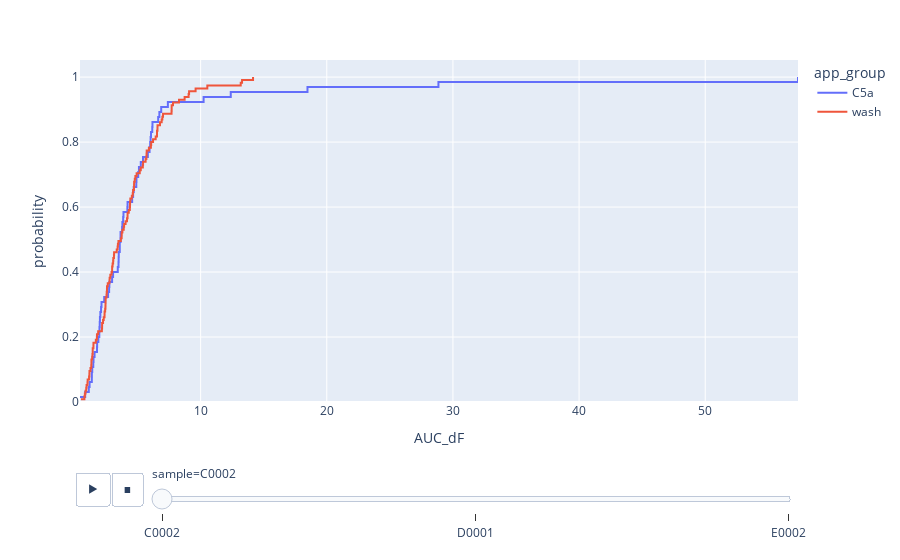
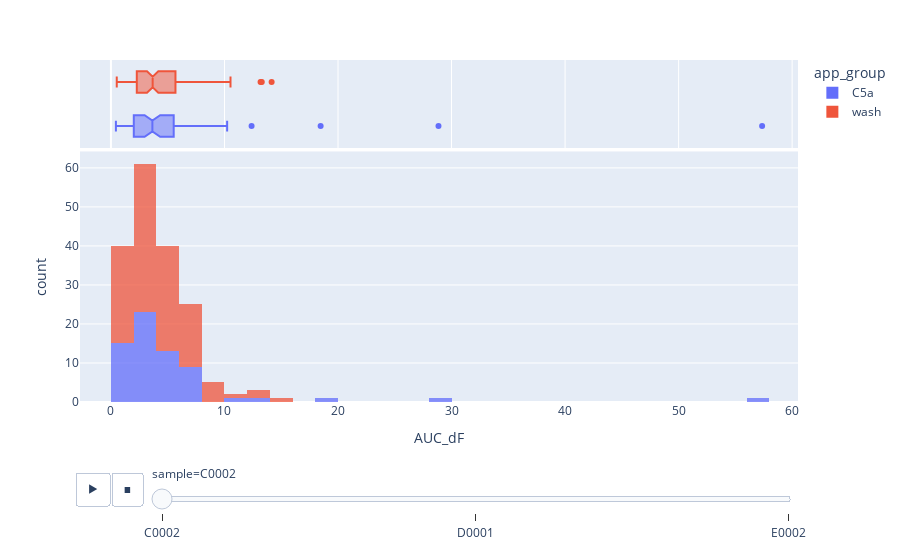

Notebook source saved alongside these figures, in order:
### Code cell
# https://towardsdatascience.com/comparing-sample-distributions-with-the-kolmogorov-smirnov-ks-test-a2292ad6fee5
fig = px.ecdf(no_ctrl_df,
              x=stat_param,
              color='app_group',
              animation_frame='sample')
fig.show()

fig = px.histogram(no_ctrl_df,
              x=stat_param,
              color='app_group',
              animation_frame='sample',
              marginal='box',
              opacity=0.75)
fig.show()

### Figure 1 — Plotly figure (JSON) as saved in the notebook; plotly's stock layout.template omitted (floating-point values rounded to 4 significant figures)
{"data": [{"hovertemplate": "app_group=C5a<br>sample=C0002<br>AUC_dF=%{x}<br>probability=%{y}<extra></extra>", "legendgroup": "C5a", "line": {"dash": "solid", "shape": "hv"}, "marker": {"color": "#636efa", "symbol": "circle"}, "mode": "lines", "name": "C5a", "orientation": "v", "showlegend": true, "type": "scatter", "x": [0.4374, 0.8492, 1.135, 1.197, 1.373, 1.377, 1.407, 1.489, 1.509, 1.59, 1.785, 1.794, 1.892, 1.967, 1.981, 2.001, 2.017, 2.051, 2.107, 2.143, 2.356, 2.665, 2.745, 2.764, 2.982, 3.06, 3.431, 3.49, 3.501, 3.51, 3.589, 3.589, 3.651, 3.652, 3.773, 3.796, 3.859, 3.884, 4.193, 4.208, 4.57, 4.648, 4.698, 4.9, 4.912, 5.051, 5.111, 5.257, 5.432, 5.816, 5.952, 6.0, 6.035, 6.067, 6.166, 6.182, 6.635, 6.729, 6.875, 7.403, 10.23, 12.39, 18.47, 28.85, 57.35], "xaxis": "x", "y": [0.01538, 0.03077, 0.04615, 0.06154, 0.07692, 0.09231, 0.1077, 0.1231, 0.1385, 0.1538, 0.1692, 0.1846, 0.2, 0.2154, 0.2308, 0.2462, 0.2615, 0.2769, 0.2923, 0.3077, 0.3231, 0.3385, 0.3538, 0.3692, 0.3846, 0.4, 0.4154, 0.4308, 0.4462, 0.4615, 0.4769, 0.4923, 0.5077, 0.5231, 0.5385, 0.5538, 0.5692, 0.5846, 0.6, 0.6154, 0.6308, 0.6462, 0.6615, 0.6769, 0.6923, 0.7077, 0.7231, 0.7385, 0.7538, 0.7692, 0.7846, 0.8, 0.8154, 0.8308, 0.8462, 0.8615, 0.8769, 0.8923, 0.9077, 0.9231, 0.9385, 0.9538, 0.9692, 0.9846, 1], "yaxis": "y"}, {"hovertemplate": "app_group=wash<br>sample=C0002<br>AUC_dF=%{x}<br>probability=%{y}<extra></extra>", "legendgroup": "wash", "line": {"dash": "solid", "shape": "hv"}, "marker": {"color": "#EF553B", "symbol": "circle"}, "mode": "lines", "name": "wash", "orientation": "v", "showlegend": true, "type": "scatter", "x": [0.5128, 0.7868, 0.8226, 0.8726, 0.9325, 0.9589, 1.03, 1.042, 1.155, 1.182, 1.188, 1.268, 1.33, 1.343, 1.344, 1.4, 1.423, 1.444, 1.445, 1.502, 1.505, 1.691, 1.776, 1.782, 1.878, 2.17, 2.189, 2.192, 2.264, 2.317, 2.381, 2.386, 2.431, 2.456, 2.459, 2.467, 2.472, 2.539, 2.554, 2.576, 2.578, 2.637, 2.772, 2.785, 2.843, 2.936, 2.983, 2.985, 3.021, 3.064, 3.078, 3.13, 3.139, 3.348, 3.419, 3.443, 3.485, 3.675, 3.739, 3.745, 3.797, 3.905, 3.935, 4.052, 4.164, 4.206, 4.208, 4.305, 4.388, 4.399, 4.407, 4.428, 4.546, 4.619, 4.645, 4.713, 4.723, 4.727, 4.779, 4.827, 4.925, 5.174, 5.256, 5.418, 5.437, 5.637, 5.7, 5.713, 5.723, 5.899, 6.057, 6.08, 6.228, 6.436, 6.539, 6.543, 6.578, 6.582, 6.78, 6.911, 6.967, 7.02, 7.694, 7.703, 7.704, 7.811, 8.284, 8.731, 9.047, 9.084, 9.6, 10.53, 13.18, 13.28, 14.15], "xaxis": "x", "y": [0.008696, 0.01739, 0.02609, 0.03478, 0.04348, 0.05217, 0.06087, 0.06957, 0.07826, 0.08696, 0.09565, 0.1043, 0.113, 0.1217, 0.1304, 0.1391, 0.1478, 0.1565, 0.1652, 0.1739, 0.1826, 0.1913, 0.2, 0.2087, 0.2174, 0.2261, 0.2348, 0.2435, 0.2522, 0.2609, 0.2696, 0.2783, 0.287, 0.2957, 0.3043, 0.313, 0.3217, 0.3304, 0.3391, 0.3478, 0.3565, 0.3652, 0.3739, 0.3826, 0.3913, 0.4, 0.4087, 0.4174, 0.4261, 0.4348, 0.4435, 0.4522, 0.4609, 0.4696, 0.4783, 0.487, 0.4957, 0.5043, 0.513, 0.5217, 0.5304, 0.5391, 0.5478, 0.5565, 0.5652, 0.5739, 0.5826, 0.5913, 0.6, 0.6087, 0.6174, 0.6261, 0.6348, 0.6435, 0.6522, 0.6609, 0.6696, 0.6783, 0.687, 0.6957, 0.7043, 0.713, 0.7217, 0.7304, 0.7391, 0.7478, 0.7565, 0.7652, 0.7739, 0.7826, 0.7913, 0.8, 0.8087, 0.8174, 0.8261, 0.8348, 0.8435, 0.8522, 0.8609, 0.8696, 0.8783, 0.887, 0.8957, 0.9043, 0.913, 0.9217, 0.9304, 0.9391, 0.9478, 0.9565, 0.9652, 0.9739, 0.9826, 0.9913, 1], "yaxis": "y"}], "layout": {"legend": {"title": {"text": "app_group"}, "tracegroupgap": 0}, "margin": {"t": 60}, "sliders": [{"active": 0, "currentvalue": {"prefix": "sample="}, "len": 0.9, "pad": {"b": 10, "t": 60}, "steps": [{"args": [["C0002"], {"frame": {"duration": 0, "redraw": false}, "fromcurrent": true, "mode": "immediate", "transition": {"duration": 0, "easing": "linear"}}], "label": "C0002", "method": "animate"}, {"args": [["D0001"], {"frame": {"duration": 0, "redraw": false}, "fromcurrent": true, "mode": "immediate", "transition": {"duration": 0, "easing": "linear"}}], "label": "D0001", "method": "animate"}, {"args": [["E0002"], {"frame": {"duration": 0, "redraw": false}, "fromcurrent": true, "mode": "immediate", "transition": {"duration": 0, "easing": "linear"}}], "label": "E0002", "method": "animate"}], "x": 0.1, "xanchor": "left", "y": 0, "yanchor": "top"}], "updatemenus": [{"buttons": [{"args": [null, {"frame": {"duration": 500, "redraw": false}, "fromcurrent": true, "mode": "immediate", "transition": {"duration": 500, "easing": "linear"}}], "label": "&#9654;", "method": "animate"}, {"args": [[null], {"frame": {"duration": 0, "redraw": false}, "fromcurrent": true, "mode": "immediate", "transition": {"duration": 0, "easing": "linear"}}], "label": "&#9724;", "method": "animate"}], "direction": "left", "pad": {"r": 10, "t": 70}, "showactive": false, "type": "buttons", "x": 0.1, "xanchor": "right", "y": 0, "yanchor": "top"}], "xaxis": {"anchor": "y", "domain": [0, 1], "title": {"text": "AUC_dF"}}, "yaxis": {"anchor": "x", "domain": [0, 1], "rangemode": "tozero", "title": {"text": "probability"}}}}

### Figure 2 — Plotly figure (JSON) as saved in the notebook; plotly's stock layout.template omitted (floating-point values rounded to 4 significant figures)
{"data": [{"alignmentgroup": "True", "bingroup": "x", "hovertemplate": "app_group=C5a<br>sample=C0002<br>AUC_dF=%{x}<br>count=%{y}<extra></extra>", "legendgroup": "C5a", "marker": {"color": "#636efa", "opacity": 0.75, "pattern": {"shape": ""}}, "name": "C5a", "offsetgroup": "C5a", "orientation": "v", "showlegend": true, "type": "histogram", "x": [3.884, 4.208, 4.912, 5.111, 1.967, 3.651, 2.764, 3.49, 6.729, 2.051, 3.773, 6.067, 28.85, 2.143, 2.001, 1.373, 1.785, 3.431, 1.197, 1.794, 1.509, 1.981, 5.257, 3.501, 2.017, 4.648, 1.377, 5.051, 1.489, 2.982, 1.892, 3.589, 3.589, 3.652, 4.698, 3.51, 3.06, 4.193, 6.182, 6.875, 6.635, 5.952, 6.0, 12.39, 7.403, 2.107, 0.8492, 6.035, 2.356, 1.135, 0.4374, 2.745, 6.166, 1.59, 5.432, 4.9, 5.816, 4.57, 3.796, 3.859, 2.665, 1.407, 18.47, 10.23, 57.35], "xaxis": "x", "yaxis": "y"}, {"alignmentgroup": "True", "hovertemplate": "app_group=C5a<br>sample=C0002<br>AUC_dF=%{x}<extra></extra>", "legendgroup": "C5a", "marker": {"color": "#636efa"}, "name": "C5a", "notched": true, "offsetgroup": "C5a", "showlegend": false, "type": "box", "x": [3.884, 4.208, 4.912, 5.111, 1.967, 3.651, 2.764, 3.49, 6.729, 2.051, 3.773, 6.067, 28.85, 2.143, 2.001, 1.373, 1.785, 3.431, 1.197, 1.794, 1.509, 1.981, 5.257, 3.501, 2.017, 4.648, 1.377, 5.051, 1.489, 2.982, 1.892, 3.589, 3.589, 3.652, 4.698, 3.51, 3.06, 4.193, 6.182, 6.875, 6.635, 5.952, 6.0, 12.39, 7.403, 2.107, 0.8492, 6.035, 2.356, 1.135, 0.4374, 2.745, 6.166, 1.59, 5.432, 4.9, 5.816, 4.57, 3.796, 3.859, 2.665, 1.407, 18.47, 10.23, 57.35], "xaxis": "x2", "yaxis": "y2"}, {"alignmentgroup": "True", "bingroup": "x", "hovertemplate": "app_group=wash<br>sample=C0002<br>AUC_dF=%{x}<br>count=%{y}<extra></extra>", "legendgroup": "wash", "marker": {"color": "#EF553B", "opacity": 0.75, "pattern": {"shape": ""}}, "name": "wash", "offsetgroup": "wash", "orientation": "v", "showlegend": true, "type": "histogram", "x": [1.423, 4.164, 3.443, 3.905, 2.936, 2.785, 6.539, 4.645, 8.284, 3.935, 3.675, 1.182, 7.02, 1.188, 2.467, 5.899, 2.772, 2.431, 3.139, 1.343, 2.576, 2.456, 1.03, 2.189, 2.386, 2.192, 1.782, 3.485, 1.878, 1.268, 1.691, 3.419, 4.827, 0.9325, 4.206, 2.843, 1.344, 6.057, 1.444, 3.13, 1.776, 7.811, 2.578, 3.797, 2.459, 4.407, 2.381, 6.543, 4.727, 1.445, 2.264, 3.348, 4.052, 5.174, 4.925, 2.317, 8.731, 4.723, 9.084, 4.388, 1.4, 1.155, 2.17, 6.08, 6.228, 5.256, 5.418, 2.985, 7.703, 13.18, 14.15, 6.911, 4.713, 6.78, 13.28, 6.967, 6.436, 9.6, 5.7, 4.779, 2.983, 3.064, 3.021, 7.694, 0.9589, 4.305, 1.33, 4.546, 0.8226, 5.723, 4.619, 4.208, 4.428, 0.8726, 6.582, 5.713, 1.042, 2.554, 4.399, 3.745, 2.539, 7.704, 3.739, 5.437, 5.637, 3.078, 6.578, 2.472, 1.505, 10.53, 2.637, 1.502, 9.047, 0.7868, 0.5128], "xaxis": "x", "yaxis": "y"}, {"alignmentgroup": "True", "hovertemplate": "app_group=wash<br>sample=C0002<br>AUC_dF=%{x}<extra></extra>", "legendgroup": "wash", "marker": {"color": "#EF553B"}, "name": "wash", "notched": true, "offsetgroup": "wash", "showlegend": false, "type": "box", "x": [1.423, 4.164, 3.443, 3.905, 2.936, 2.785, 6.539, 4.645, 8.284, 3.935, 3.675, 1.182, 7.02, 1.188, 2.467, 5.899, 2.772, 2.431, 3.139, 1.343, 2.576, 2.456, 1.03, 2.189, 2.386, 2.192, 1.782, 3.485, 1.878, 1.268, 1.691, 3.419, 4.827, 0.9325, 4.206, 2.843, 1.344, 6.057, 1.444, 3.13, 1.776, 7.811, 2.578, 3.797, 2.459, 4.407, 2.381, 6.543, 4.727, 1.445, 2.264, 3.348, 4.052, 5.174, 4.925, 2.317, 8.731, 4.723, 9.084, 4.388, 1.4, 1.155, 2.17, 6.08, 6.228, 5.256, 5.418, 2.985, 7.703, 13.18, 14.15, 6.911, 4.713, 6.78, 13.28, 6.967, 6.436, 9.6, 5.7, 4.779, 2.983, 3.064, 3.021, 7.694, 0.9589, 4.305, 1.33, 4.546, 0.8226, 5.723, 4.619, 4.208, 4.428, 0.8726, 6.582, 5.713, 1.042, 2.554, 4.399, 3.745, 2.539, 7.704, 3.739, 5.437, 5.637, 3.078, 6.578, 2.472, 1.505, 10.53, 2.637, 1.502, 9.047, 0.7868, 0.5128], "xaxis": "x2", "yaxis": "y2"}], "layout": {"barmode": "relative", "legend": {"title": {"text": "app_group"}, "tracegroupgap": 0}, "margin": {"t": 60}, "sliders": [{"active": 0, "currentvalue": {"prefix": "sample="}, "len": 0.9, "pad": {"b": 10, "t": 60}, "steps": [{"args": [["C0002"], {"frame": {"duration": 0, "redraw": true}, "fromcurrent": true, "mode": "immediate", "transition": {"duration": 0, "easing": "linear"}}], "label": "C0002", "method": "animate"}, {"args": [["D0001"], {"frame": {"duration": 0, "redraw": true}, "fromcurrent": true, "mode": "immediate", "transition": {"duration": 0, "easing": "linear"}}], "label": "D0001", "method": "animate"}, {"args": [["E0002"], {"frame": {"duration": 0, "redraw": true}, "fromcurrent": true, "mode": "immediate", "transition": {"duration": 0, "easing": "linear"}}], "label": "E0002", "method": "animate"}], "x": 0.1, "xanchor": "left", "y": 0, "yanchor": "top"}], "updatemenus": [{"buttons": [{"args": [null, {"frame": {"duration": 500, "redraw": true}, "fromcurrent": true, "mode": "immediate", "transition": {"duration": 500, "easing": "linear"}}], "label": "&#9654;", "method": "animate"}, {"args": [[null], {"frame": {"duration": 0, "redraw": true}, "fromcurrent": true, "mode": "immediate", "transition": {"duration": 0, "easing": "linear"}}], "label": "&#9724;", "method": "animate"}], "direction": "left", "pad": {"r": 10, "t": 70}, "showactive": false, "type": "buttons", "x": 0.1, "xanchor": "right", "y": 0, "yanchor": "top"}], "xaxis": {"anchor": "y", "domain": [0, 1], "title": {"text": "AUC_dF"}}, "xaxis2": {"anchor": "y2", "domain": [0, 1], "matches": "x", "showgrid": true, "showticklabels": false}, "yaxis": {"anchor": "x", "domain": [0, 0.7326], "title": {"text": "count"}}, "yaxis2": {"anchor": "x2", "domain": [0.7426, 1], "matches": "y2", "showgrid": false, "showline": false, "showticklabels": false, "ticks": ""}}}
